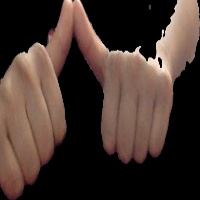
#> input picture TrainData/A_115.jpg, 200 x 200 px, given in place of the camera
$ python creatingDataset.py   (Python 2 division)
#> lines starting #> are read from the running program, lines starting #| are printed output that depends on the picture; after the words box and inside, x2 and y2 are one past the last pixel; in counts of white or black regions, pixels touching at a corner belong together
import cv2
import numpy as np


# cam=int(raw_input("Enter Camera Index : "))
cap=cv2.VideoCapture(0) #camera
i=2 #this variable is used to get the number of the character eg:- A = 1
j=1 #number of the picture. Start with 1
name=""

def nothing(x) :
    pass

#Get the biggest Controur
def getMaxContour(contours,minArea=200):
    maxC=None
    maxArea=minArea
    for cnt in contours:
        area=cv2.contourArea(cnt)
        if(area>maxArea):
            maxArea=area
            maxC=cnt
    return maxC

# [7 lines of commented-out code are left out]
while(cap.isOpened()): #if camera is opened
	# [6 lines of commented-out code are left out]
	_,img=cap.read() #read the image
#> img is the input picture: shape (200, 200, 3); mean B, G, R 45.6, 52.3, 69
	cv2.rectangle(img,(100,100),(500,500),(255,0,0),3) #create the rectangle
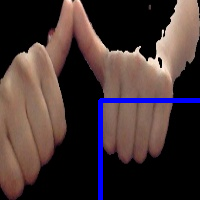
#> img: shape (200, 200, 3); 2.48% of pixels changed, all inside (x1, y1, x2, y2) = (98, 98, 200, 200)
	img1=img[100:500,100:500] #just get the image in the rectangle
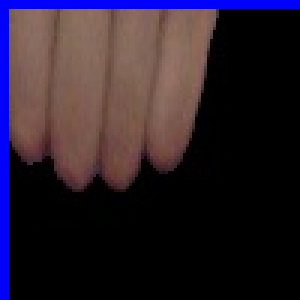
#> img1: shape (100, 100, 3) (shown 3 times larger); mean B, G, R 42.9, 31.3, 42.6
	img_ycrcb = cv2.cvtColor(img1, cv2.COLOR_BGR2YCR_CB)
#> img_ycrcb: shape (100, 100, 3); mean of channels 0, 1, 2 36, 132.7, 131.8
    img_hsv = cv2.cvtColor(img1,cv2.COLOR_BGR2HSV)
#> img_hsv: shape (100, 100, 3); mean H, S, V 19.8, 68, 57.7
	blur = cv2.GaussianBlur(img_ycrcb,(11,11),0)
#> blur: shape (100, 100, 3); mean of channels 0, 1, 2 36, 132.8, 131.6
	# skin_ycrcb_min = np.array((Y_min,Cr_min,Cb_min))
	# skin_ycrcb_max = np.array((Y_max,Cr_max,Cb_max))

	skin_ycrcb_min = np.array((0, 135, 85))
	skin_ycrcb_max = np.array((255, 180, 135))
#> (the run stopped early here; a loop or call above may not have finished)

$ run again, on TrainData/A_123.jpg
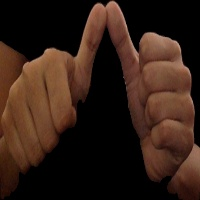
#> input picture TrainData/A_123.jpg, 200 x 200 px, given in place of the camera
#> img is the input picture: shape (200, 200, 3); mean B, G, R 22, 31.7, 51.8
#> `cv2.rectangle(img,(100,100),(500,500),(255,0,0),3)`:
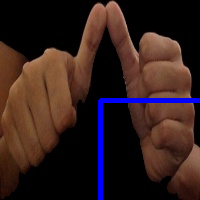
#> img: shape (200, 200, 3); 2.48% of pixels changed, all inside (x1, y1, x2, y2) = (98, 98, 200, 200)
#> `img1=img[100:500,100:500]`:
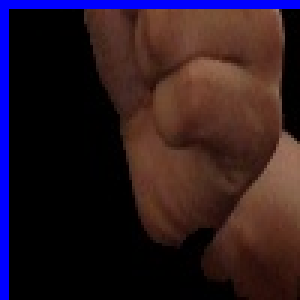
#> img1: shape (100, 100, 3) (shown 3 times larger); mean B, G, R 33.7, 25.5, 43.7
#> img_ycrcb: shape (100, 100, 3); mean of channels 0, 1, 2 31.9, 136.5, 129
#> img_hsv: shape (100, 100, 3); mean H, S, V 15.5, 115, 58.9
#> blur: shape (100, 100, 3); mean of channels 0, 1, 2 31.9, 136.5, 128.7

$ run again, on TrainData/A_209.jpg
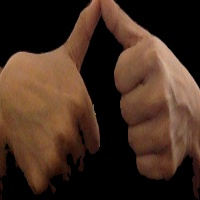
#> input picture TrainData/A_209.jpg, 200 x 200 px, given in place of the camera
#> img is the input picture: shape (200, 200, 3); mean B, G, R 32.2, 45.4, 67.6
#> `cv2.rectangle(img,(100,100),(500,500),(255,0,0),3)`:
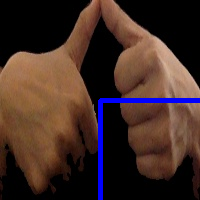
#> img: shape (200, 200, 3); 2.48% of pixels changed, all inside (x1, y1, x2, y2) = (98, 98, 200, 200)
#> `img1=img[100:500,100:500]`:
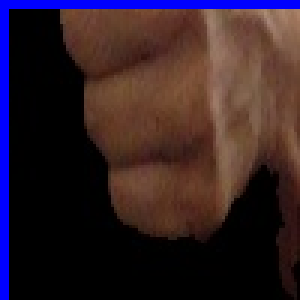
#> img1: shape (100, 100, 3) (shown 3 times larger); mean B, G, R 38.8, 31.7, 49.7
#> img_ycrcb: shape (100, 100, 3); mean of channels 0, 1, 2 37.9, 136.4, 128.5
#> img_hsv: shape (100, 100, 3); mean H, S, V 18.9, 118.2, 64.9
#> blur: shape (100, 100, 3); mean of channels 0, 1, 2 37.9, 136.4, 128.2

$ run again, on TrainData/A_74.jpg
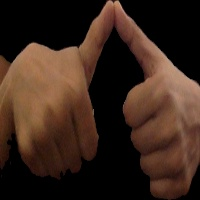
#> input picture TrainData/A_74.jpg, 200 x 200 px, given in place of the camera
#> img is the input picture: shape (200, 200, 3); mean B, G, R 27.8, 38.6, 59
#> `cv2.rectangle(img,(100,100),(500,500),(255,0,0),3)`:
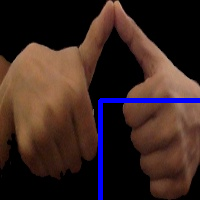
#> img: shape (200, 200, 3); 2.48% of pixels changed, all inside (x1, y1, x2, y2) = (98, 98, 200, 200)
#> `img1=img[100:500,100:500]`:
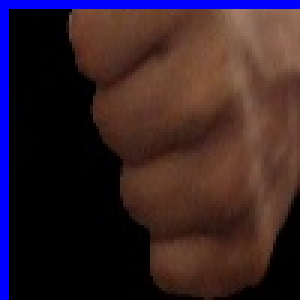
#> img1: shape (100, 100, 3) (shown 3 times larger); mean B, G, R 39.5, 33, 53.5
#> img_ycrcb: shape (100, 100, 3); mean of channels 0, 1, 2 39.9, 137.7, 127.7
#> img_hsv: shape (100, 100, 3); mean H, S, V 18, 124.9, 68.7
#> blur: shape (100, 100, 3); mean of channels 0, 1, 2 39.9, 137.8, 127.5
